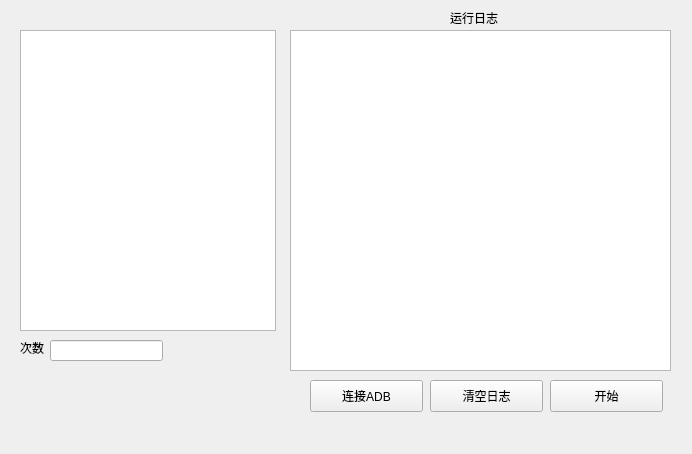
<?xml version="1.0" encoding="UTF-8"?>
<ui version="4.0">
 <class>MainWindow</class>
 <widget class="QMainWindow" name="MainWindow">
  <property name="geometry">
   <rect>
    <x>0</x>
    <y>0</y>
    <width>692</width>
    <height>454</height>
   </rect>
  </property>
  <property name="windowTitle">
   <string>梦幻西游自动脚本</string>
  </property>
  <widget class="QWidget" name="centralwidget">
   <widget class="QListWidget" name="listWidget">
    <property name="geometry">
     <rect>
      <x>20</x>
      <y>30</y>
      <width>256</width>
      <height>301</height>
     </rect>
    </property>
   </widget>
   <widget class="QLabel" name="label">
    <property name="geometry">
     <rect>
      <x>20</x>
      <y>340</y>
      <width>31</width>
      <height>16</height>
     </rect>
    </property>
    <property name="text">
     <string>次数</string>
    </property>
   </widget>
   <widget class="QLineEdit" name="lineEdit">
    <property name="geometry">
     <rect>
      <x>50</x>
      <y>340</y>
      <width>113</width>
      <height>21</height>
     </rect>
    </property>
   </widget>
   <widget class="QPushButton" name="pushButton_start">
    <property name="geometry">
     <rect>
      <x>550</x>
      <y>380</y>
      <width>113</width>
      <height>32</height>
     </rect>
    </property>
    <property name="text">
     <string>开始</string>
    </property>
   </widget>
   <widget class="QTextBrowser" name="textBrowser">
    <property name="geometry">
     <rect>
      <x>290</x>
      <y>30</y>
      <width>381</width>
      <height>341</height>
     </rect>
    </property>
   </widget>
   <widget class="QLabel" name="label_2">
    <property name="geometry">
     <rect>
      <x>450</x>
      <y>10</y>
      <width>60</width>
      <height>16</height>
     </rect>
    </property>
    <property name="text">
     <string>运行日志</string>
    </property>
   </widget>
   <widget class="QPushButton" name="pushButton_restart">
    <property name="geometry">
     <rect>
      <x>310</x>
      <y>380</y>
      <width>113</width>
      <height>32</height>
     </rect>
    </property>
    <property name="text">
     <string>连接ADB</string>
    </property>
   </widget>
   <widget class="QPushButton" name="pushButton_clear">
    <property name="geometry">
     <rect>
      <x>430</x>
      <y>380</y>
      <width>113</width>
      <height>32</height>
     </rect>
    </property>
    <property name="text">
     <string>清空日志</string>
    </property>
   </widget>
  </widget>
  <widget class="QMenuBar" name="menubar">
   <property name="geometry">
    <rect>
     <x>0</x>
     <y>0</y>
     <width>692</width>
     <height>37</height>
    </rect>
   </property>
  </widget>
  <action name="actionhelp">
   <property name="text">
    <string>help</string>
   </property>
  </action>
 </widget>
 <resources/>
 <connections/>
</ui>
